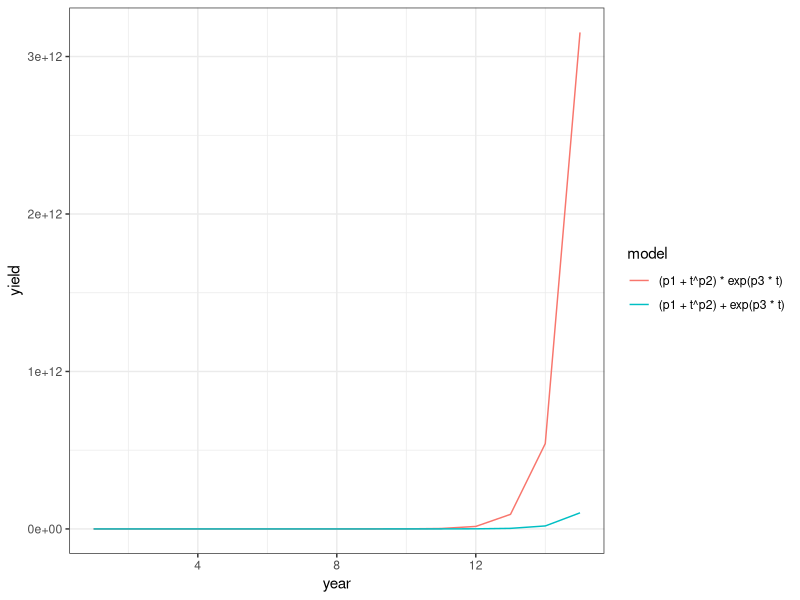
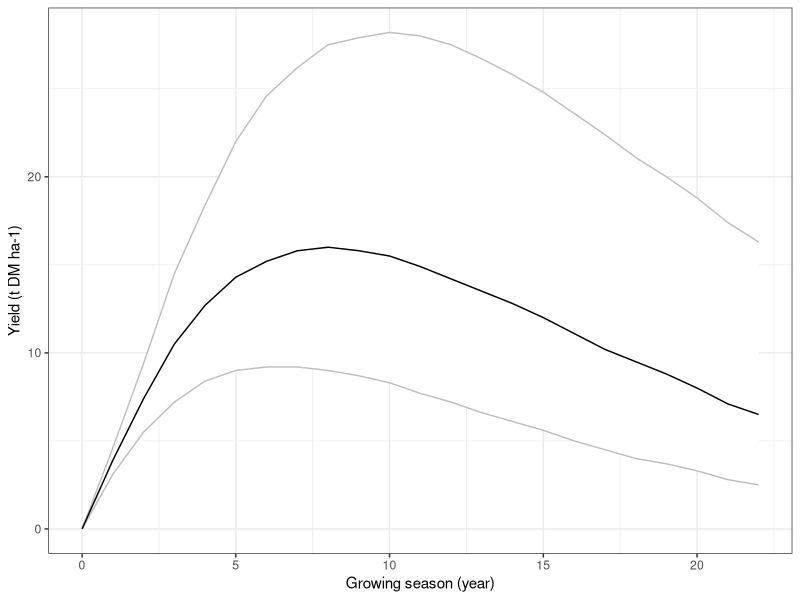
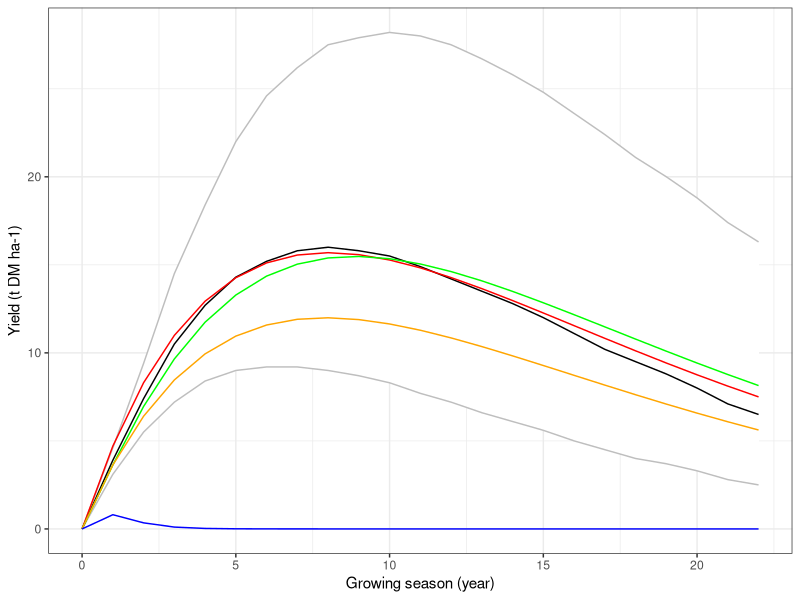

Write R code to recreate these figures, in order.
## ---- chunk 1

# based on eq 4
f4g.a <- function(p1, p2, p3, t)  (p1 + t^p2) + exp(p3 * t)

# based on statistical model
f4g.b <- function(p1, p2, p3, t)  (p1 + t^p2) * exp(p3 * t)

p1 <- 4.37
p2 <- 1.21
p3 <- 1.69
t <- 1:15

par(mfcol = c(1,2))

f4g.a_pred <- data.frame(model = "(p1 + t^p2) + exp(p3 * t)",
                         year = t,
                         yield = f4g.a(p1, p2, p3, t))
f4g.b_pred <- data.frame(model = "(p1 + t^p2) * exp(p3 * t)",
                         year = t,
                         yield = f4g.b(p1, p2, p3, t))

plot.data <- rbind(f4g.a_pred, f4g.b_pred)
library(ggplot2)
ggplot(data = plot.data) + 
  geom_line(aes(year, yield, color = model)) + 
  theme_bw()
## ---- chunk 2

# eqn 7
Y_max <- function(p1, p2, p3) p1 * (-p2 / p3)^p2 * exp(-p2)

Y_max(p1, p2, p3)
# eqn 8
T_max <- function(p2, p3) -p2 / p3
T_max(p2, p3)

# eqn 9
Delta_Y <- function(p2, p3, tmax) ((22 * tmax)^p2 * exp(22)) / (22 + (p2/p3))
Delta_Y(p2, p3, T_max(p2, p3))

#Delta_Y <- function(p2, p3) (p1 * (22 ^ p2 * exp(22*p3)) - (-p2/p3)^p2 * exp(-p2)) / (22 + (p2/p3))
#Delta_Y(p1, p2, p3)


## ---- chunk 3
library(data.table)
fig2data <- data.table(year = 0:22, pred = c(0, 3.9, 7.4, 10.5, 12.7, 14.3, 15.2, 15.8, 16, 15.8, 15.5, 14.9, 14.2, 13.5, 12.8, 12, 11.1, 10.2, 9.5, 8.8, 8, 7.1, 6.5), pred_lcl = c(0, 3.1, 5.5, 7.2, 8.4, 9, 9.2, 9.2, 9, 8.7, 8.3, 7.7, 7.2, 6.6, 6.1, 5.6, 5, 4.5, 4, 3.7, 3.3, 2.8, 2.5), pred_ucl = c(0, 4.6, 9.4, 14.5, 18.4, 22, 24.6, 26.2, 27.5, 27.9, 28.2, 28, 27.5, 26.7, 25.8, 24.8, 23.6, 22.4, 21.1, 20, 18.8, 17.4, 16.3))

fig2 <- ggplot(data = fig2data, aes(year, pred)) + 
  geom_ribbon(aes(ymax = pred_ucl, ymin = pred_lcl), fill = 'white', color = 'grey') +
  geom_line() + 
  theme_bw() + 
  ylab("Yield (t DM ha-1)") + xlab ("Growing season (year)")


print(fig2)
## ---- chunk 4
ricker <- function(t, phi1 = 1, phi2 = 1, phi3 = 1) {
   y <- phi1 * (t^phi2) * exp(-phi3 * t)
   return(y)
}

y <- ricker(t = 0:22, p1, p2, p3)
## ---- chunk 5
f <- splinefun(x = fig2data$year, y = fig2data$pred)
newp1 <- f(x = 0, deriv = 1)
## ---- chunk 6
newp2 <- 1 
## ---- chunk 7
x <- seq(0,10, by = 0.01)
y <- f(x)
newp3 <- 1 / x[which.max(y)]

## ---- chunk 8
fig2 + geom_line(aes(0:22, ricker(0:22, p1 * 1.22, 1, 1/8)), color = 'red') +
  geom_line(aes(0:22, ricker(0:22, newp1, 1.12, newp3)), color = 'green') +
  geom_line(aes(0:22, ricker(0:22, newp1, newp2, newp3)), color = 'orange') +
  geom_line(aes(0:22, ricker(0:22, p1, p2, p3)), color = 'blue')
  
